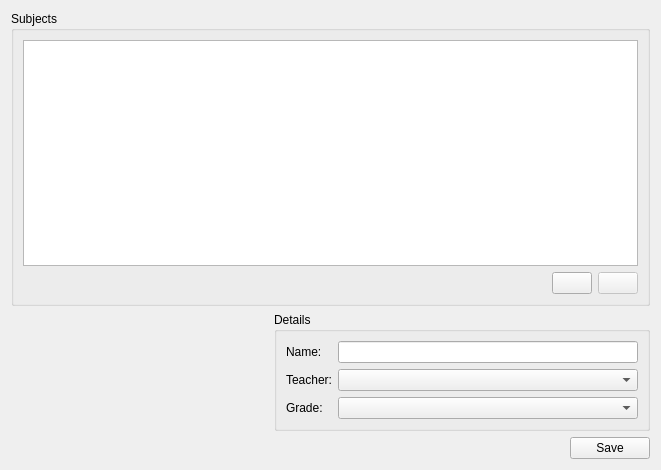
<?xml version="1.0" encoding="UTF-8"?>
<ui version="4.0">
 <class>SubjectsForm</class>
 <widget class="QWidget" name="SubjectsForm">
  <property name="geometry">
   <rect>
    <x>0</x>
    <y>0</y>
    <width>661</width>
    <height>470</height>
   </rect>
  </property>
  <property name="windowTitle">
   <string>Form</string>
  </property>
  <layout class="QVBoxLayout" name="verticalLayout_2">
   <item>
    <widget class="QGroupBox" name="groupBox">
     <property name="title">
      <string>Subjects</string>
     </property>
     <layout class="QVBoxLayout" name="verticalLayout">
      <item>
       <widget class="QTableView" name="subjectsList">
        <attribute name="verticalHeaderVisible">
         <bool>false</bool>
        </attribute>
       </widget>
      </item>
      <item>
       <layout class="QHBoxLayout" name="horizontalLayout">
        <item>
         <spacer name="horizontalSpacer">
          <property name="orientation">
           <enum>Qt::Horizontal</enum>
          </property>
          <property name="sizeHint" stdset="0">
           <size>
            <width>40</width>
            <height>20</height>
           </size>
          </property>
         </spacer>
        </item>
        <item>
         <widget class="QPushButton" name="addButton">
          <property name="text">
           <string/>
          </property>
          <property name="icon">
           <iconset resource="../../qapuntes2.qrc">
            <normaloff>:/images/icons/add.png</normaloff>:/images/icons/add.png</iconset>
          </property>
         </widget>
        </item>
        <item>
         <widget class="QPushButton" name="removeButton">
          <property name="enabled">
           <bool>false</bool>
          </property>
          <property name="text">
           <string/>
          </property>
          <property name="icon">
           <iconset resource="../../qapuntes2.qrc">
            <normaloff>:/images/icons/rem.png</normaloff>:/images/icons/rem.png</iconset>
          </property>
         </widget>
        </item>
       </layout>
      </item>
     </layout>
    </widget>
   </item>
   <item>
    <layout class="QHBoxLayout" name="horizontalLayout_3">
     <item>
      <spacer name="horizontalSpacer_2">
       <property name="orientation">
        <enum>Qt::Horizontal</enum>
       </property>
       <property name="sizeHint" stdset="0">
        <size>
         <width>40</width>
         <height>20</height>
        </size>
       </property>
      </spacer>
     </item>
     <item>
      <widget class="QGroupBox" name="editGroup">
       <property name="title">
        <string>Details</string>
       </property>
       <layout class="QFormLayout" name="formLayout">
        <item row="0" column="0">
         <widget class="QLabel" name="label">
          <property name="text">
           <string>Name:</string>
          </property>
         </widget>
        </item>
        <item row="0" column="1">
         <widget class="QLineEdit" name="nameEdit">
          <property name="minimumSize">
           <size>
            <width>300</width>
            <height>0</height>
           </size>
          </property>
         </widget>
        </item>
        <item row="1" column="0">
         <widget class="QLabel" name="label_2">
          <property name="text">
           <string>Teacher:</string>
          </property>
         </widget>
        </item>
        <item row="1" column="1">
         <widget class="QComboBox" name="teachersCombo">
          <property name="minimumSize">
           <size>
            <width>200</width>
            <height>0</height>
           </size>
          </property>
         </widget>
        </item>
        <item row="2" column="0">
         <widget class="QLabel" name="label_3">
          <property name="text">
           <string>Grade:</string>
          </property>
         </widget>
        </item>
        <item row="2" column="1">
         <widget class="QComboBox" name="gradesCombo">
          <property name="minimumSize">
           <size>
            <width>150</width>
            <height>0</height>
           </size>
          </property>
         </widget>
        </item>
       </layout>
      </widget>
     </item>
    </layout>
   </item>
   <item>
    <layout class="QHBoxLayout" name="horizontalLayout_2">
     <item>
      <spacer name="horizontalSpacer_3">
       <property name="orientation">
        <enum>Qt::Horizontal</enum>
       </property>
       <property name="sizeHint" stdset="0">
        <size>
         <width>40</width>
         <height>20</height>
        </size>
       </property>
      </spacer>
     </item>
     <item>
      <widget class="QPushButton" name="saveButton">
       <property name="text">
        <string>Save</string>
       </property>
      </widget>
     </item>
    </layout>
   </item>
  </layout>
 </widget>
 <resources>
  <include location="../../qapuntes2.qrc"/>
 </resources>
 <connections/>
</ui>
